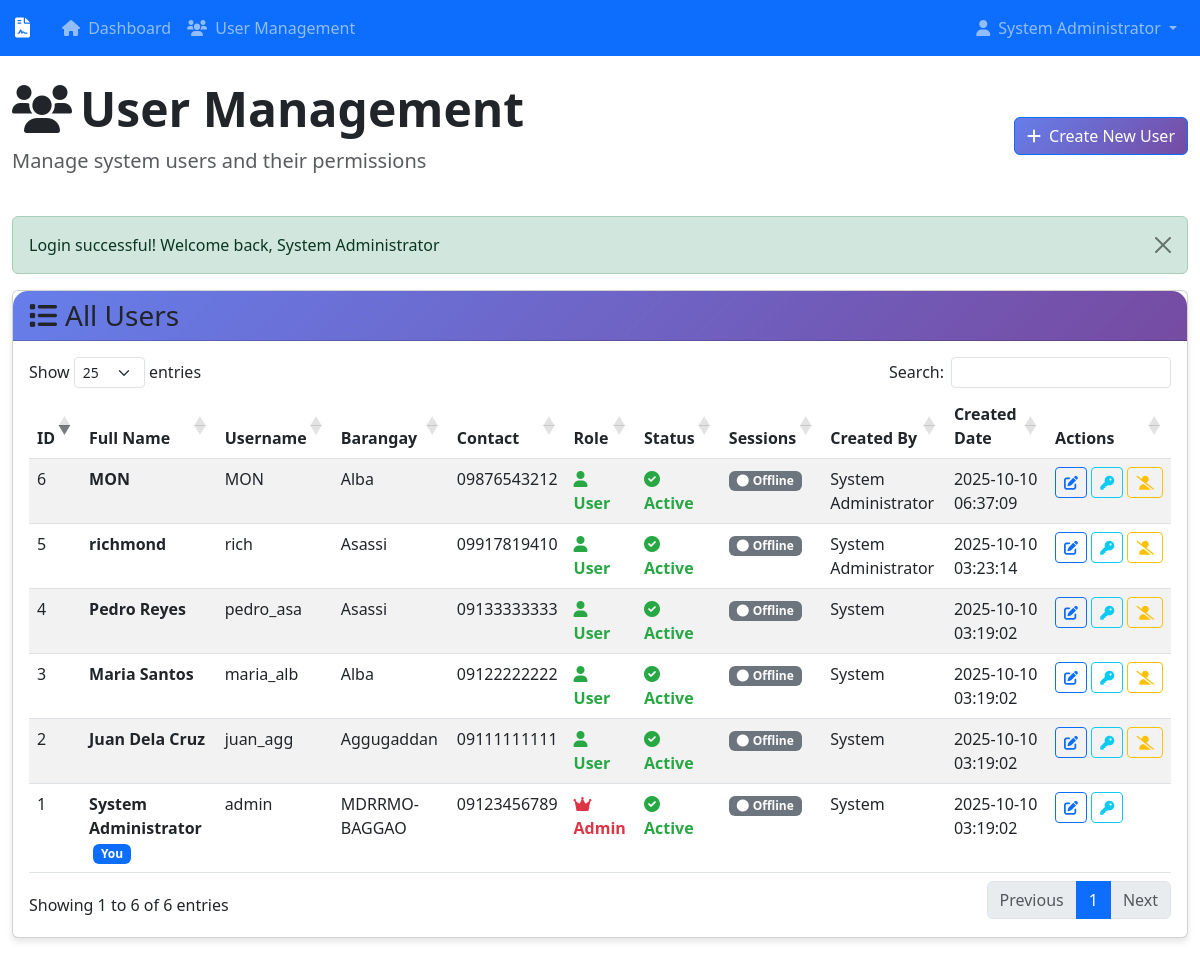
Page /public/user_management.php (signed in) on the committed database.
### tables this page shows
CREATE TABLE `users` (
  `id` int(11) NOT NULL,
  `full_name` varchar(100) NOT NULL,
  `barangay` varchar(100) NOT NULL,
  `contact_number` varchar(15) NOT NULL,
  `username` varchar(50) NOT NULL,
  `password` varchar(255) NOT NULL,
  `user_role` enum('user','admin') DEFAULT 'user',
  `is_active` tinyint(1) DEFAULT 1,
  `created_by` int(11) DEFAULT NULL,
  `created_at` timestamp NOT NULL DEFAULT current_timestamp(),
  `updated_at` timestamp NOT NULL DEFAULT current_timestamp() ON UPDATE current_timestamp(),
  `region` varchar(100) DEFAULT NULL,
  `province` varchar(100) DEFAULT NULL,
  `city` varchar(100) DEFAULT NULL
);

### public/user_management.php (the view, shortened to what this page needs)
<?php
include '../includes/config.php';
include '../includes/functions.php';
$current_user_id = $_SESSION['user_id'];
$users_stmt = db_query("
    SELECT u.*,
           creator.full_name as created_by_name,
           (SELECT COUNT(*) FROM user_sessions us WHERE us.user_id = u.id AND us.is_active = TRUE) as active_sessions
    FROM users u
    LEFT JOIN users creator ON u.created_by = creator.id
    ORDER BY u.created_at DESC
");
$users = $users_stmt->fetchAll();
?>
<!DOCTYPE html>
<html lang="en">
<head>
    <link href="https://cdn.jsdelivr.net/npm/bootstrap@5.3.0/dist/css/bootstrap.min.css" rel="stylesheet">
    <link href="https://cdnjs.cloudflare.com/ajax/libs/font-awesome/6.0.0/css/all.min.css" rel="stylesheet">
    <link href="https://cdn.datatables.net/1.13.6/css/dataTables.bootstrap5.min.css" rel="stylesheet">
</head>
<body>
    <?php include '../includes/header.php'; ?>
    <div class="container-fluid mt-4">
        <div class="row">
            <div class="col-12">
                <div class="d-flex justify-content-between align-items-center mb-4">
                    <div>
                        <h1 class="display-5 fw-bold"><i class="fas fa-users me-2"></i>User Management</h1>
                        <p class="lead text-muted">Manage system users and their permissions</p>
                    </div>
                    <button class="btn btn-primary" data-bs-toggle="modal" data-bs-target="#createUserModal">
                        <i class="fas fa-plus me-2"></i>Create New User
                    </button>
                </div>
                <div class="card form-card">
                    <div class="card-header">
                        <h3 class="mb-0"><i class="fas fa-list me-2"></i>All Users</h3>
                    </div>
                    <div class="card-body">
                        <div class="table-responsive">
                            <table id="usersTable" class="table table-striped table-hover">
                                <thead>
                                    <tr>
                                        <th>ID</th>
                                        <th>Full Name</th>
                                        <th>Username</th>
                                        <th>Barangay</th>
                                        <th>Contact</th>
                                        <th>Role</th>
                                        <th>Status</th>
                                        <th>Sessions</th>
                                        <th>Created By</th>
                                        <th>Created Date</th>
                                        <th>Actions</th>
                                    </tr>
                                </thead>
                                <tbody>
                                    <?php foreach ($users as $user): ?>
                                    <tr class="<?= $user['active_sessions'] > 0 ? 'session-active' : '' ?>">
                                        <td><?= $user['id'] ?></td>
                                        <td>
                                            <strong><?= htmlspecialchars($user['full_name']) ?></strong>
                                            <?php if ($user['id'] == $current_user_id): ?>
                                                <span class="badge bg-primary ms-1">You</span>
                                            <?php endif; ?>
                                        </td>
                                        <td><?= htmlspecialchars($user['username']) ?></td>
                                        <td><?= htmlspecialchars($user['barangay']) ?></td>
                                        <td><?= htmlspecialchars($user['contact_number']) ?></td>
                                        <td>
                                            <span class="role-<?= $user['user_role'] ?>">
                                                <i class="fas fa-<?= $user['user_role'] === 'admin' ? 'crown' : 'user' ?> me-1"></i>
                                                <?= ucfirst($user['user_role']) ?>
                                            </span>
                                        </td>
                                        <td>
                                            <?php if ($user['is_active']): ?>
                                                <span class="status-active">
                                                    <i class="fas fa-check-circle me-1"></i>Active
                                                </span>
                                            <?php else: ?>
                                                <span class="status-inactive">
                                                    <i class="fas fa-times-circle me-1"></i>Inactive
                                                </span>
                                            <?php endif; ?>
                                        </td>
                                        <td>
                                            <?php if ($user['active_sessions'] > 0): ?>
                                                <span class="badge badge-online">
                                                    <i class="fas fa-circle me-1"></i><?= $user['active_sessions'] ?> active
                                                </span>
                                            <?php else: ?>
                                                <span class="badge badge-offline">
                                                    <i class="fas fa-circle me-1"></i>Offline
                                                </span>
                                            <?php endif; ?>
                                        </td>
                                        <td><?= htmlspecialchars($user['created_by_name'] ?? 'System') ?></td>
                                        <td><?= format_date($user['created_at']) ?></td>
                                        <td class="table-actions">
                                            <button class="btn btn-sm btn-outline-primary"
                                                    data-bs-toggle="modal"
                                                    data-bs-target="#editUserModal"
                                                    data-userid="<?= $user['id'] ?>"
                                                    data-fullname="<?= htmlspecialchars($user['full_name']) ?>"
                                                    data-username="<?= htmlspecialchars($user['username']) ?>"
                                                    data-barangay="<?= htmlspecialchars($user['barangay']) ?>"
                                                    data-contact="<?= htmlspecialchars($user['contact_number']) ?>"
                                                    data-role="<?= $user['user_role'] ?>">
                                                <i class="fas fa-edit" title="Edit User"></i>
                                            </button>
                                            <button class="btn btn-sm btn-outline-info"
                                                    data-bs-toggle="modal"
                                                    data-bs-target="#resetPasswordModal"
                                                    data-userid="<?= $user['id'] ?>"
                                                    data-username="<?= htmlspecialchars($user['username']) ?>">
                                                <i class="fas fa-key" title="Reset Password"></i>
                                            </button>
                                            <?php if ($user['id'] != $current_user_id): ?>
                                                <?php if ($user['is_active']): ?>
                                                    <form method="POST" style="display: inline;">
                                                        <button type="submit" class="btn btn-sm btn-outline-warning"
                                                                onclick="return confirm('Deactivate this user? This will log them out immediately.')"
                                                                title="Deactivate User">
                                                            <i class="fas fa-user-slash"></i>
                                                        </button>
                                                    </form>
                                                <?php endif; ?>
                                            <?php endif; ?>
                                        </td>
                                    </tr>
                                    <?php endforeach; ?>
                                </tbody>
                            </table>
                        </div>
                    </div>
                </div>
            </div>
        </div>
    </div>
</body>
</html>

### public/user_management.php (style rules this page uses)
.form-card { border: none; border-radius: 15px; box-shadow: 0 4px 6px rgba(0,0,0,0.1); margin-bottom: 2rem; }
.card-header { background: linear-gradient(135deg, #667eea 0%, #764ba2 100%); color: white; border-radius: 15px 15px 0 0 !important; padding: 1.5rem; }
.btn-primary { background: linear-gradient(135deg, #667eea 0%, #764ba2 100%); border: none; }
.status-active { color: #28a745; font-weight: bold; }
.role-admin { color: #dc3545; font-weight: bold; }
.role-user { color: #28a745; font-weight: bold; }
.table-actions { white-space: nowrap; }
.badge-offline { background-color: #6c757d; }

### includes/header.php (style rules this page uses)
* { margin: 0; padding: 0; box-sizing: border-box; }
body { margin: 0; padding: 0; overflow-x: hidden; }

### rows in the picture
users: id "6", full_name "MON", username "MON", barangay "Alba", contact_number "09876543212", user_role "User", is_active 1 (drawn), created_by.full_name "System Administrator", created_at "2025-10-10 06:37:09"
users: id "5", full_name "richmond", username "rich", barangay "Asassi", contact_number "09917819410", user_role "User", is_active 1 (drawn), created_by.full_name "System Administrator", created_at "2025-10-10 03:23:14"
users: id "1", full_name "System Administrator", shows "You", username "admin", barangay "MDRRMO-BAGGAO", contact_number "09123456789", user_role "Admin", is_active 1 (drawn), created_by_name "System", created_at "2025-10-10 03:19:02"
users: id "2", full_name "Juan Dela Cruz", username "juan_agg", barangay "Aggugaddan", contact_number "09111111111", user_role "User", is_active 1 (drawn), created_by_name "System", created_at "2025-10-10 03:19:02"
users: id "3", full_name "Maria Santos", username "maria_alb", barangay "Alba", contact_number "09122222222", user_role "User", is_active 1 (drawn), created_by_name "System", created_at "2025-10-10 03:19:02"
users: id "4", full_name "Pedro Reyes", username "pedro_asa", barangay "Asassi", contact_number "09133333333", user_role "User", is_active 1 (drawn), created_by_name "System", created_at "2025-10-10 03:19:02"

### other values in the picture
$_SESSION['full_name'] "System Administrator"
$message "Login successful! Welcome back, System Administrator"
